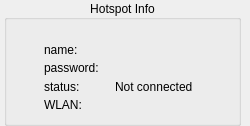
            <widget class="QWidget" name="page_7">
             <layout class="QGridLayout" name="gridLayout_9">
              <property name="leftMargin">
               <number>4</number>
              </property>
              <property name="topMargin">
               <number>0</number>
              </property>
              <property name="rightMargin">
               <number>9</number>
              </property>
              <property name="bottomMargin">
               <number>0</number>
              </property>
              <property name="spacing">
               <number>0</number>
              </property>
              <item row="0" column="0">
               <widget class="QGroupBox" name="groupBox_2">
                <property name="sizePolicy">
                 <sizepolicy hsizetype="Minimum" vsizetype="Minimum">
                  <horstretch>0</horstretch>
                  <verstretch>0</verstretch>
                 </sizepolicy>
                </property>
                <property name="title">
                 <string>Hotspot Info</string>
                </property>
                <property name="alignment">
                 <set>Qt::AlignCenter</set>
                </property>
                <property name="flat">
                 <bool>false</bool>
                </property>
                <property name="checkable">
                 <bool>false</bool>
                </property>
                <property name="checked">
                 <bool>false</bool>
                </property>
                <layout class="QGridLayout" name="gridLayout_4">
                 <property name="topMargin">
                  <number>20</number>
                 </property>
                 <item row="0" column="0">
                  <layout class="QHBoxLayout" name="horizontalLayout_9" stretch="2,5,7,1">
                   <property name="spacing">
                    <number>0</number>
                   </property>
                   <property name="topMargin">
                    <number>0</number>
                   </property>
                   <item>
                    <spacer name="horizontalSpacer_19">
                     <property name="orientation">
                      <enum>Qt::Horizontal</enum>
                     </property>
                     <property name="sizeHint" stdset="0">
                      <size>
                       <width>40</width>
                       <height>20</height>
                      </size>
                     </property>
                    </spacer>
                   </item>
                   <item>
                    <layout class="QVBoxLayout" name="verticalLayout_4">
                     <item>
                      <widget class="QLabel" name="label_8">
                       <property name="sizePolicy">
                        <sizepolicy hsizetype="Minimum" vsizetype="Minimum">
                         <horstretch>0</horstretch>
                         <verstretch>0</verstretch>
                        </sizepolicy>
                       </property>
                       <property name="text">
                        <string>name:</string>
                       </property>
                       <property name="alignment">
                        <set>Qt::AlignLeading|Qt::AlignLeft|Qt::AlignVCenter</set>
                       </property>
                      </widget>
                     </item>
                     <item>
                      <widget class="QLabel" name="label">
                       <property name="sizePolicy">
                        <sizepolicy hsizetype="Minimum" vsizetype="Minimum">
                         <horstretch>0</horstretch>
                         <verstretch>0</verstretch>
                        </sizepolicy>
                       </property>
                       <property name="text">
                        <string>password:</string>
                       </property>
                       <property name="alignment">
                        <set>Qt::AlignLeading|Qt::AlignLeft|Qt::AlignVCenter</set>
                       </property>
                      </widget>
                     </item>
                     <item>
                      <widget class="QLabel" name="label_9">
                       <property name="sizePolicy">
                        <sizepolicy hsizetype="Minimum" vsizetype="Minimum">
                         <horstretch>0</horstretch>
                         <verstretch>0</verstretch>
                        </sizepolicy>
                       </property>
                       <property name="text">
                        <string>status:</string>
                       </property>
                       <property name="alignment">
                        <set>Qt::AlignLeading|Qt::AlignLeft|Qt::AlignVCenter</set>
                       </property>
                      </widget>
                     </item>
                     <item>
                      <widget class="QLabel" name="label_11">
                       <property name="text">
                        <string>WLAN:  </string>
                       </property>
                       <property name="alignment">
                        <set>Qt::AlignLeading|Qt::AlignLeft|Qt::AlignVCenter</set>
                       </property>
                      </widget>
                     </item>
                    </layout>
                   </item>
                   <item>
                    <layout class="QVBoxLayout" name="verticalLayout_5">
                     <property name="spacing">
                      <number>6</number>
                     </property>
                     <item>
                      <widget class="QLabel" name="label_hostpotname">
                       <property name="text">
                        <string/>
                       </property>
                      </widget>
                     </item>
                     <item>
                      <widget class="QLabel" name="label_hotspass">
                       <property name="text">
                        <string/>
                       </property>
                      </widget>
                     </item>
                     <item>
                      <widget class="QLabel" name="label_hoststaus">
                       <property name="text">
                        <string>Not connected</string>
                       </property>
                      </widget>
                     </item>
                     <item>
                      <widget class="QLabel" name="label_WLAN">
                       <property name="text">
                        <string/>
                       </property>
                      </widget>
                     </item>
                    </layout>
                   </item>
                   <item>
                    <spacer name="horizontalSpacer_20">
                     <property name="orientation">
                      <enum>Qt::Horizontal</enum>
                     </property>
                     <property name="sizeHint" stdset="0">
                      <size>
                       <width>40</width>
                       <height>20</height>
                      </size>
                     </property>
                    </spacer>
                   </item>
                  </layout>
                 </item>
                </layout>
               </widget>
              </item>
             </layout>
            </widget>
